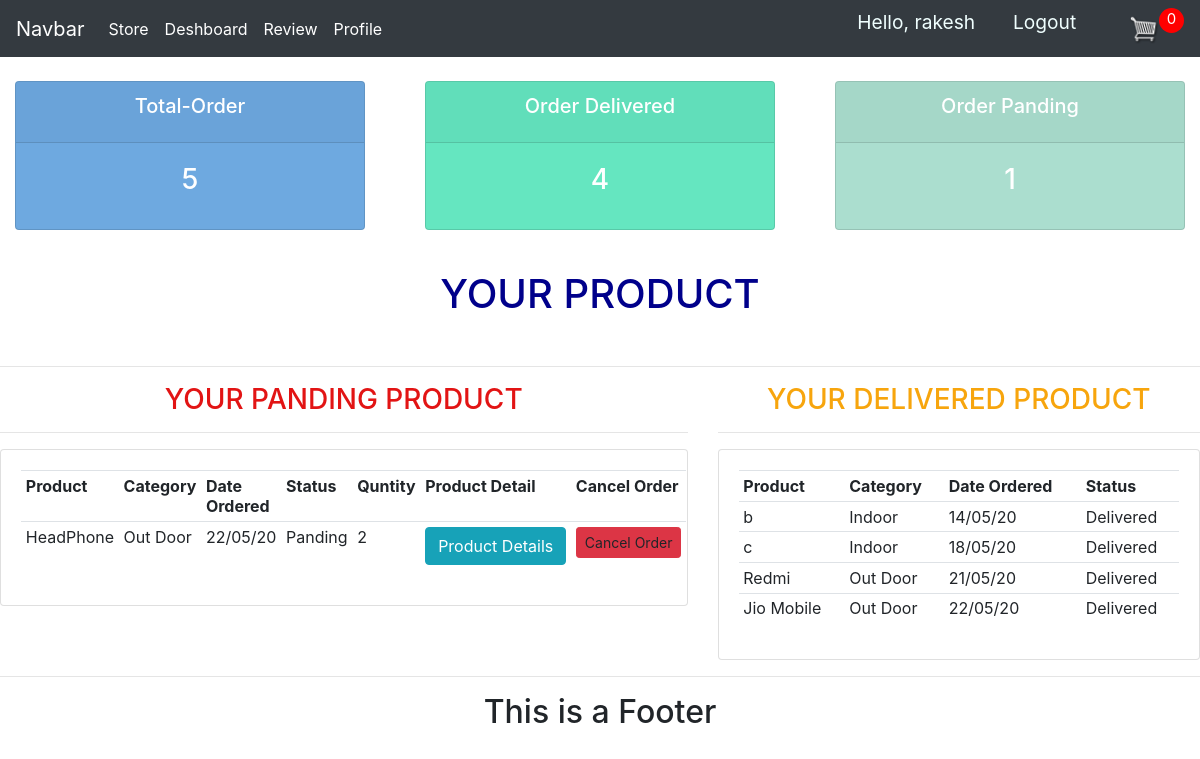
Screenshot of /customer/dashboard/ (signed in) with the database file from the repository.
### accounts/models.py (models this page shows)
class MyProfile(models.Model):
    type = (('customer','customer'),('seller','seller'))
    ge = (('male','Male'),('female','Female'))
    user = models.OneToOneField(to=User, on_delete=models.CASCADE)
    name = models.CharField(max_length=100,validators=[validator.name])
    gender = models.CharField(max_length=100,choices=ge)
    phone = models.CharField(max_length=100,validators=[validator.phone])
    register_type = models.CharField(max_length=100,choices=type)
    profile_pic = models.ImageField(default='facebook.jpg', upload_to='profile_pic/', null=True, blank=True)
    cr_date = models.DateTimeField(auto_now_add=True)
    def __str__(self):
        return self.name

### customer/models.py (models this page shows, shortened)
class OrderItem(models.Model):
    status = (('Panding','Panding'),('Delivered','Delivered'))
    product = models.ForeignKey(Product,on_delete=models.CASCADE)
    order = models.ForeignKey(Orders, on_delete=models.CASCADE)
    status = models.CharField(max_length=50,choices=status,default='Panding')
    quantity = models.IntegerField(default=0)
    cr_date = models.DateTimeField(auto_now_add=True)

### seller/models.py (models this page shows, shortened)
class Product(models.Model):
    Category = (('Indoor','Indoor'),('Out Door','Out Door'))
    seller = models.ForeignKey(to=MyProfile,on_delete=models.CASCADE)
    name = models.CharField(max_length=200)
    price = models.FloatField()
    Category = models.CharField(max_length=100,choices = Category)
    description = models.TextField()
    image = models.ImageField(upload_to='product/')
    cr_date = models.DateTimeField(auto_now_add=True)
    tag = models.ManyToManyField(Tag)
    slug = models.SlugField(null=True,unique=True)
    product_status = models.BooleanField(default=True)
    def __str__(self):
        return self.name

### accounts/decoratoer.py (the view)
        def wrapper_func(req, *args, **kwargs):
            group =None
            if req.user.groups.exists():
                group=req.user.groups.all()[0].name
                if group in allowed_roles:
                    return view_func(req, *args, **kwargs)
                else:
                    return HttpResponse('You are note authorized to access this page')

### accounts/decoratoer.py (called while the page is built)
def  allowed_user(allowed_roles=[]):
    def decorator(view_func):
        def wrapper_func(req, *args, **kwargs):
            group =None
            if req.user.groups.exists():
                group=req.user.groups.all()[0].name
                if group in allowed_roles:
                    return view_func(req, *args, **kwargs)
                else:
                    return HttpResponse('You are note authorized to access this page')
        return wrapper_func
    return decorator

### accounts/templatetags/account_extras.py (called while the page is built)
@register.filter(name='has_group')
def has_group(user, group_name):
    group = Group.objects.get(name=group_name)
    try:
        if group in user.groups.all():
            print('True')
            return True
    except:
        return False

### customer/models.py (called while the page is built)
    @property
    def get_cart_items(self):
        totalitems = self.orderitem_set.all()
        print('rakeshssssldjfkd',totalitems)
        total = sum([items.quantity for items in totalitems])
        return total

### customer/templates/customer/user_dashboard.html (shortened to what this page needs)
{% extends 'accounts/base.html' %}
{% block body %}
{% include 'seller/status.html' %}
<br>
<div class="text-center">
    <h1 style="color: darkblue">YOUR PRODUCT</h1>
<br>
<hr>
</div>
<div class="row">
    <div class="col-md-7">
        <h3 class="text-center " style="color: rgb(226, 20, 20)">YOUR PANDING PRODUCT</h3><hr>
        <div class="card card-body">
            <table class="table table-sm">
                <tr>
                    <th>Product</th>
                    <th>Category</th>
                    <th>Date Ordered</th>
                    <th>Status</th>
                    <th>Quntity</th>
                    <th>Product Detail</th>
                    <th>Cancel Order</th>
                </tr>
                {% for o in orderitem %}
                <tr>
                    <td>{{o.product}}</td>
                    <td>{{o.product.Category}}</td>
                    <td>{{o.cr_date | date:"d/m/y"}}</td>
                    <td>{{o.status}}</td>
                    <td>{{o.quantity}}</td>
                    <td> <a class="btn btn-info" href="#">Product Details</a></td>
                    <td> <a class="btn btn-sm btn-danger" data-toggle="modal" data-target="#myModal{{o.id}}">Cancel Order</a></td>
                </tr>
            {% endfor %}
        </table>
    </div>
</div>
<div class="col-md-5">
    <h3 class="text-center" style="color: rgb(247, 165, 13)">YOUR DELIVERED PRODUCT</h3><hr>
        <div class="card card-body">
            <table class="table table-sm">
                <tr>
                    <th>Product</th>
                    <th>Category</th>
                    <th>Date Ordered</th>
                    <th>Status</th>
                </tr>
                {% for o in d_order %}
                <tr>
                    <td>{{o.product}}</td>
                    <td>{{o.product.Category}}</td>
                    <td>{{o.cr_date | date:"d/m/y" }}</td>
                    <td>{{o.status}}</td>
                </tr>
                {% endfor %}
            </table>
        </div>
    </div>
</div>
{% endblock%}

### accounts/templates/accounts/base.html (shortened to what this page needs)
{% load staticfiles %}
<html>
<head>
                <link rel="stylesheet" type="text/css" href="{% static 'css/bootstrap.min.css' %}">
                <link rel="stylesheet" type="text/css" href="{% static 'css/main.css' %}">
                <link rel="stylesheet" type="text/css" href="{% static 'css/owl.carousel.min.css'%}">
                <link rel="stylesheet" type="text/css" href="{% static 'css/owl.theme.default.min.css'%}">
</head>
<body>
    {% include 'accounts/navbar.html' %} {% block body %} {% endblock %}
	<hr>
    <footer>
		<h2 style="text-align: center;">This is a Footer </h2>
    </footer>
</body>
</html>

### accounts/templates/accounts/navbar.html (shortened to what this page needs)
  {% load static %}
  {% load account_extras %}
  <nav class="navbar navbar-expand-lg navbar-dark bg-dark sticky-top">
    <a class="navbar-brand" href="#">Navbar</a>
    <div class="collapse navbar-collapse" id="navbarNav">
      <ul class="navbar-nav mr-auto">
      {% if request.user.is_authenticated %}
        {% if request.user.is_staff or request.user|has_group:"seller" %}
            <li class="nav-item active">
              <a class="nav-link" href="{% url 'seller_dashboard' %}"> Dashboard </a>
            </li>
            <li class="nav-item active">
              <a class="nav-link" href="{% url 'product' %}">Product</a>
            </li>
            <li class="nav-item active">
              <a class="nav-link" href="{% url 'add_product' %}">Add Product</a>
            </li>
        {% else %}
            <li class="nav-item active">
              <a class="nav-link" href="{% url 'store' %}">Store</a>
            </li>
            <li class="nav-item active">
              <a class="nav-link" href="{% url 'user_dashboard' %}">Deshboard</a>
            </li>
            <li class="nav-item active">
              <a class="nav-link" href="{% url 'review' %}">Review</a>
            </li>
          {% endif %}
      <li class="nav-item active">
        <a class="nav-link" href="{% url 'accounts_settings' %}">Profile</a>
      </li>
      {% endif %}
          </ul>
        <ul class="navbar-nav ml-auto">
      {% if request.user.is_authenticated%}
          <span class="hello-mgs">Hello, {{request.user.myprofile}}</span>
          <span><a class="hello-mgs" href="{% url 'logout' %}">Logout</a></span>
            {% if request.user|has_group:"customer" %}
              <div class="form-inline">
                <a href="{% url 'cart' %}"><img src="{% static '/img/cart.png' %}" id="cart_image"></a>
                <p id="cart-total">{{cartItem}}</p>
              </div>
            {% endif %}
     {% endif%}
  </nav>

### seller/templates/seller/status.html
<br>
<div class="row">
    <div class="col">
        <div class="col-md">
            <div class="card text-conter text-white mb-3" id="total-order">
                <div class="card-header">
                    <h5 class="card-title text-center"> Total-Order</h5>
                </div>
                <div class="card-body">
                    <h3 class="card-title text-center">{{totalorder}}</h3>
                </div>
            </div>
        </div>
    </div>
    <div class="col">
        <div class="col-md">
            <div class="card text-conter text-white mb-3" id="order-delivered">
                <div class="card-header">
                    <h5 class="card-title text-center"> Order Delivered</h5>
                </div>
                <div class="card-body">
                    <h3 class="card-title text-center">{{delivered}}</h3>
                </div>
            </div>
        </div>
    </div>
    <div class="col">
        <div class="col-md">
            <div class="card text-conter text-white mb-3" id="order-pending">
                <div class="card-header">
                    <h5 class="card-title text-center"> Order Panding</h5>
                </div>
                <div class="card-body">
                    <h3 class="card-title text-center">{{panding}}</h3>
                </div>
            </div>
        </div>
    </div>
</div>

### static/css/main.css (style rules this page uses)
body { background-color:white }
#total-order { background-color: #6ea9e0 }
#order-delivered { background-color:#65e6c0 }
#order-pending { background-color:#abdecf }
#cart_image { width:30px; display: inline-block; margin-left: 15px; }
#cart-total { display: block; text-align: center; color:#fff; background-color: red; width: 25px; height: 25px; border-radius: 50%; font-size: 15px; }

### accounts/templates/accounts/navbar.html (style rules this page uses)
.hello-mgs { font-size: larger; color: azure; margin-right: 1cm; }

### rows the page displays
OrderItem: product "HeadPhone", product.Category "Out Door", cr_date "22/05/20", status "Panding", quantity "2"
OrderItem: product "b", product.Category "Indoor", cr_date "14/05/20", status "Delivered"
OrderItem: product "c", product.Category "Indoor", cr_date "18/05/20", status "Delivered"
OrderItem: product "Redmi", product.Category "Out Door", cr_date "21/05/20", status "Delivered"
OrderItem: product "Jio Mobile", product.Category "Out Door", cr_date "22/05/20", status "Delivered"

### other values shown
{{ request.user.myprofile }} "rakesh"
{{ cartItem }} "0"
{{ totalorder }} "5"
{{ delivered }} "4"
{{ panding }} "1"
